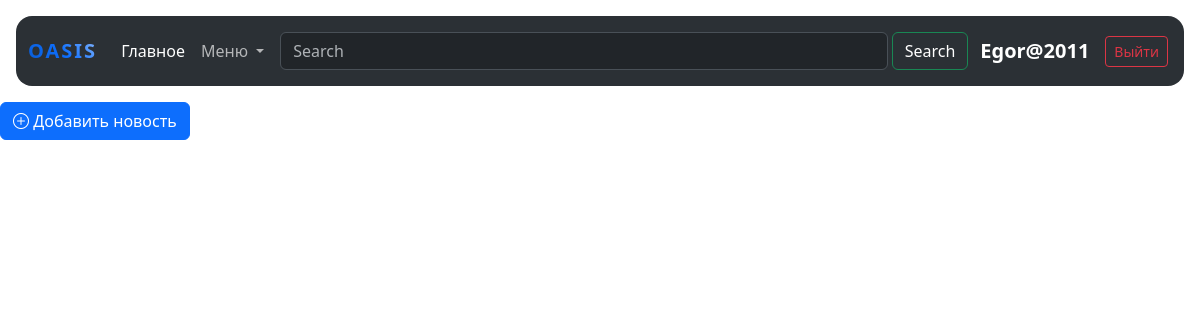
The page /my_news/4 (signed in) on the database as committed earlier.
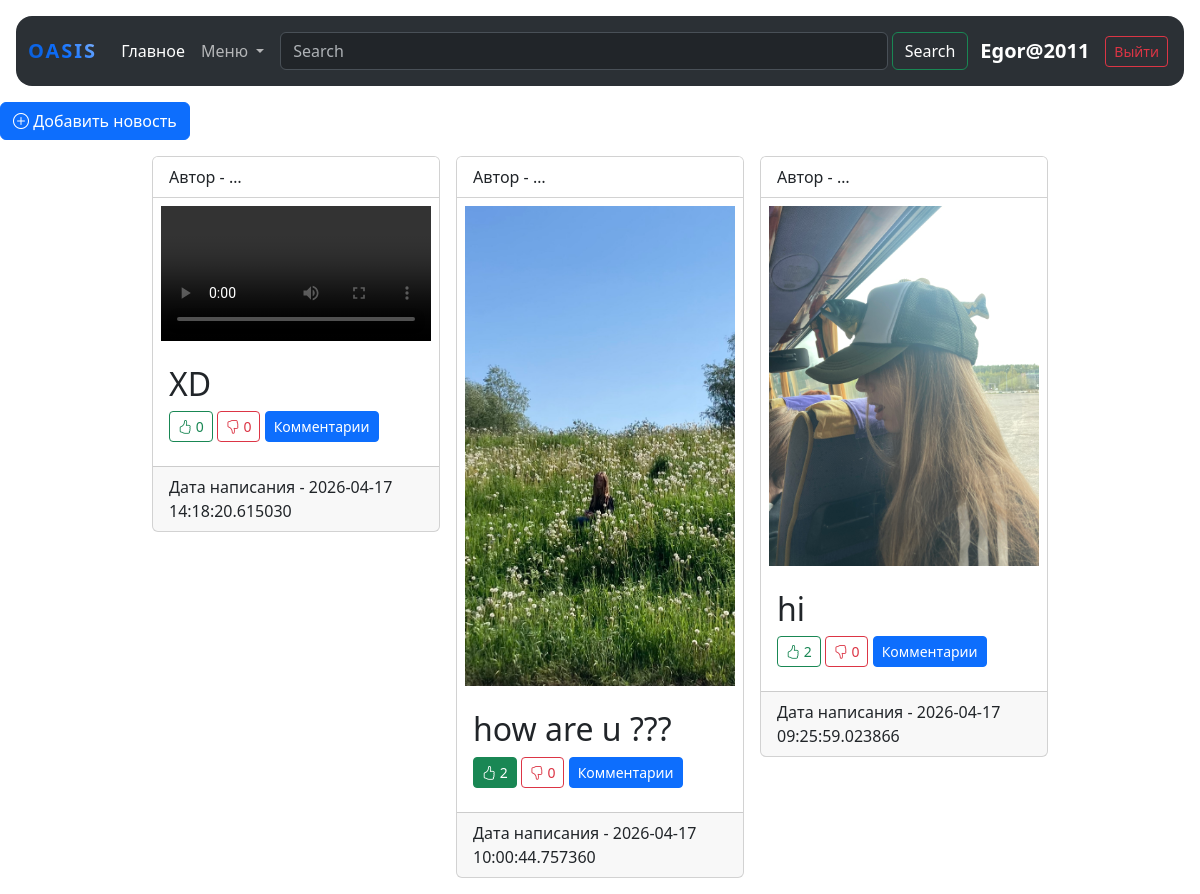
The same page on the database as committed later.
### data/users.py (models this page shows, shortened)
class User(SqlAlchemyBase, UserMixin):
    __tablename__ = 'users'
    id = sqlalchemy.Column(sqlalchemy.Integer, primary_key=True, autoincrement=True)
    name = sqlalchemy.Column(sqlalchemy.String, nullable=True)
    about = sqlalchemy.Column(sqlalchemy.String, nullable=True)
    email = sqlalchemy.Column(sqlalchemy.String, index=True, unique=True, nullable=True)
    hashed_password = sqlalchemy.Column(sqlalchemy.String, nullable=True)
    created_date = sqlalchemy.Column(sqlalchemy.DateTime, default=datetime.datetime.now)
    news = orm.relationship("News", back_populates='user')

### data/news.py (models this page shows)
class News(SqlAlchemyBase):
    __tablename__ = 'news'
    id = sqlalchemy.Column(sqlalchemy.Integer, primary_key=True, autoincrement=True)
    title = sqlalchemy.Column(sqlalchemy.String, nullable=True)
    content = sqlalchemy.Column(sqlalchemy.String, nullable=True)
    created_date = sqlalchemy.Column(sqlalchemy.DateTime, default=datetime.datetime.now)
    is_private = sqlalchemy.Column(sqlalchemy.Boolean, default=True)
    file = sqlalchemy.Column(sqlalchemy.String, nullable=True)
    user_id = sqlalchemy.Column(sqlalchemy.Integer, sqlalchemy.ForeignKey("users.id"))
    user = orm.relationship('User')
    categories = orm.relationship("Category", secondary="association", backref="news")
    likes = orm.relationship('User', secondary=news_likes, backref='liked_news')
    dislikes = orm.relationship('User', secondary=news_dislikes, backref='disliked_news')

### main.py (the view)
@app.route("/my_news/<int:user_id>")
@login_required
def my_news(user_id):
    db_sess = db_session.create_session()
    news = db_sess.query(News).filter(News.user_id == user_id).order_by(desc(News.created_date)).all()
    return render_template("index.html", news=news, UPLOAD_FOLDER=UPLOAD_FOLDER)

### data/db_session.py (called while the page is built)
def create_session() -> Session:
    global __factory
    return __factory()

### main.py (called while the page is built)
@login_manager.user_loader
def load_user(user_id):
    db_sess = db_session.create_session()
    user = db_sess.get(User, user_id)
    return user

### templates/index.html (shortened to what this page needs)
{% extends "base.html" %}
{% block content %}
    {% if current_user.is_authenticated %}
        <a href="/news" class="btn btn-primary">
            <i class="bi bi-plus-circle"></i> Добавить новость
        </a>
    {% endif %}
    <div class="container p-3">
        <div class="d-flex flex-wrap justify-content-center gap-3 align-items-start">
            {% for item in news %}
            <div class="card" style="width: 18rem;">
                <div class="card-header bg-white">
                   Автор - {{ item.user.name }}
                 </div>
                {% if item.file %}
                    {% set ful_file = '/' + UPLOAD_FOLDER + item.file %}
                    {% if item.file.endswith(('.jpg', '.jpeg', '.png', '.gif', '.webp', '.svg')) %}
                    <img src="{{ ful_file }}" class="card-img-top p-2" alt="{{ item.file }} ">
                    {% elif item.file.endswith(('.mp4', '.webm', '.ogg', '.mov')) %}
                    <video src="{{ ful_file }}" class="object-fit-contain p-2" controls></video>
                    {% else %}
                    <div class="container p-2">
                    <a href="{{ ful_file }}" class="btn btn-secondary" download style="width: 100%;">
                        <i class="bi bi-file-earmark-arrow-down fs-5"></i> {{ item.file }}
                    </a>
                    </div>
                    {% endif %}
                {% endif %}
                <div class="card-body">
                    <h2 class="card-title">{{ item.title }}</h2>
                    <div class="mt-2 mb-2">
                        <a href="/like/{{ item.id }}" class="btn btn-sm {{ 'btn-success' if current_user in item.likes else 'btn-outline-success' }}">
                            <i class="bi bi-hand-thumbs-up"></i> {{ item.likes|length }}
                        </a>
                        <a href="/dislike/{{ item.id }}" class="btn btn-sm {{ 'btn-danger' if current_user in item.dislikes else 'btn-outline-danger' }}">
                            <i class="bi bi-hand-thumbs-down"></i> {{ item.dislikes|length }}
                        </a>
                       <a href="/comments/{{ item.id }}" class="btn btn-sm {{ 'btn-primary'}}">Комментарии</a>
                    </div>
                </div>
                <div class="card-footer">
                    Дата написания - {{ item.created_date }}
                </div>
            </div>
            {% endfor %}
        </div>
    </div>
{% endblock %}

### templates/base.html (shortened to what this page needs)
<!DOCTYPE html>
<html lang="en">
<head>
    <link href="https://cdn.jsdelivr.net/npm/bootstrap@5.3.8/dist/css/bootstrap.min.css" rel="stylesheet"
>
    <link rel="stylesheet" href="https://cdn.jsdelivr.net/npm/bootstrap-icons@1.11.3/font/bootstrap-icons.min.css">
</head>
<body>
    <header>
    <div class="container-fluid p-3" data-bs-theme="dark">
        <nav class="navbar navbar-expand-lg bg-body-tertiary rounded-4">
            <div class="container-fluid">
              <a class="navbar-brand" href="#">Oasis</a>
                <div class="collapse navbar-collapse" id="navbarSupportedContent">
                {% if current_user.is_authenticated %}
                <ul class="navbar-nav me-auto mb-2 mb-lg-0">
                  <li class="nav-item">
                    <a class="nav-link active" aria-current="page" href="/">Главное</a>
                  </li>
                  <li class="nav-item dropdown">
                    <a class="nav-link dropdown-toggle" href="#" role="button" data-bs-toggle="dropdown" aria-expanded="false">
                      Меню
                    </a>
                  </li>
                </ul>
                <form class="d-flex flex-grow-1 p-2" role="search">
                  <input class="form-control me-1" type="search" placeholder="Search" aria-label="Search"/>
                  <button class="btn btn-outline-success text-white" type="submit">Search</button>
                </form>
                    <ul class="navbar-nav ms-auto p-1 align-items-center">
                <li class="nav-item d-flex align-items-center">
                        <span class="text-white fs-5 fw-semibold me-3">{{ current_user.name }}</span>
                        <a href="/logout" class="btn btn-sm btn-outline-danger">Выйти</a>
                    </li>
                </ul>
                {% endif %}
                </div>
            </div>
        </nav>
    </div>
    </header>
    {% block content %}{% endblock %}
</body>
</html>

### templates/base.html (style rules this page uses)
.navbar-brand { font-weight: 800; text-transform: uppercase; letter-spacing: 2px; background: linear-gradient(45deg, #0a58ca, #0d6efd, #9ec5fe); -webkit-background-clip: text; -webkit-text-fill-color: transparent; display: inline-block; }

Rows that differ between the two databases and show on the page:
added News: user.name "…", title "XD", likes|length "0", dislikes|length "0", created_date "2026-04-17 14:18:20.615030"
added News: user.name "…", file (picture), title "how are u ???", likes|length "2", dislikes|length "0", created_date "2026-04-17 10:00:44.757360"
added News: user.name "…", file (picture), title "hi", likes|length "2", dislikes|length "0", created_date "2026-04-17 09:25:59.023866"
